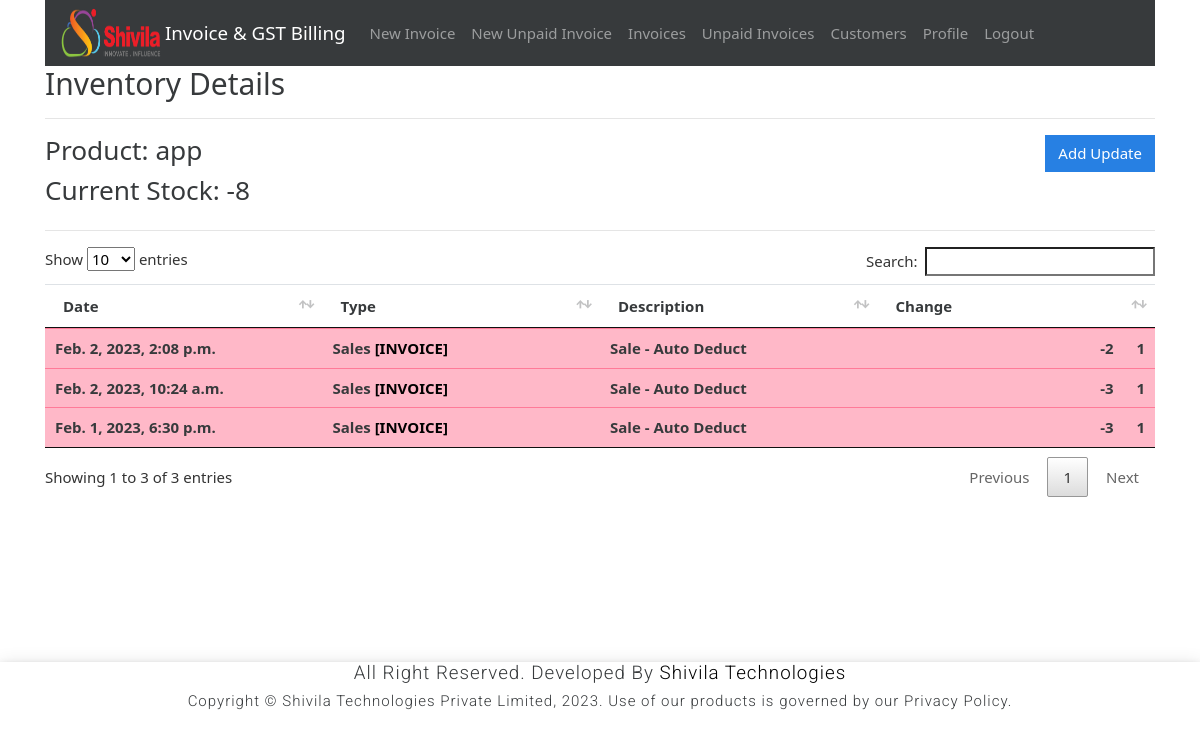
Screenshot of /inventory/7 (signed in) with the database file from the repository.
### gstbillingapp/models.py (models this page shows, shortened)
class Inventory(models.Model):
    user = models.ForeignKey(User, null=True, blank=True, on_delete=models.SET_NULL)
    product = models.ForeignKey(Product, null=True, blank=True, on_delete=models.SET_NULL)
    current_stock = models.IntegerField(default=0)
    alert_level = models.IntegerField(default=0)
    last_log = models.ForeignKey(InventoryLog, null=True, blank=True, default=None, on_delete=models.SET_NULL)

class Product(models.Model):
    user = models.ForeignKey(User, null=True, blank=True, on_delete=models.SET_NULL)
    product_name = models.CharField(max_length=200)
    product_hsn = models.CharField(max_length=50, null=True, blank=True)
    product_unit = models.CharField(max_length=50)
    product_gst_percentage = models.FloatField()
    product_rate_with_gst = models.FloatField()
    def __str__(self):
        return str(self.product_name)

class InventoryLog(models.Model):
    user = models.ForeignKey(User, null=True, blank=True, on_delete=models.SET_NULL)
    product = models.ForeignKey(Product, null=True, blank=True, on_delete=models.SET_NULL)
    date = models.DateTimeField(default=datetime.now, blank=True, null=True)
    last_modified = models.DateTimeField(auto_now=True)
    change = models.IntegerField(default=0)
    CHANGE_TYPES = [
        (0, 'Other'),
        (1, 'Purchase'),
        (2, 'Production'),
        (4, 'Sales'),
    ]
    change_type = models.IntegerField(choices=CHANGE_TYPES, default=0)
    associated_invoice = models.ForeignKey(Invoice, blank=True, null=True, default=None, on_delete=models.SET_NULL)
    description = models.TextField(max_length=600, blank=True, null=True)

### gstbillingapp/views.py (the view)
# urls.py: path('inventory/<int:inventory_id>', views.inventory_logs, name='inventory_logs'),
@login_required
def inventory_logs(request, inventory_id):
    context = {}
    inventory = get_object_or_404(Inventory, id=inventory_id, user=request.user)
    inventory_logs = InventoryLog.objects.filter(user=request.user, product=inventory.product).order_by('-id')
    context['inventory'] = inventory
    context['inventory_logs'] = inventory_logs
    return render(request, 'gstbillingapp/inventory_logs.html', context)

### gstbillingapp/templates/gstbillingapp/inventory_logs.html (shortened to what this page needs)
{% extends "gstbillingapp/base.html" %}
{% load static %}
{% block content %}
<h2>Inventory Details</h2>
<hr>
<div class="row">
	<div class="col">
		<h3>Product: {{inventory.product}}</h3>
		<h3>Current Stock: {{inventory.current_stock}}</h3>
	</div>
	<div class="col">
		<a href="{% url 'inventory_logs_add' inventory.id %}" id="add_customer_btn"><button type="button" class="btn btn-primary">Add Update</button></a>
	</div>
</div>
<hr>
<table class="table table-hover font-weight-bold" id="inventory-logs-table">
	<thead>
		<tr>
			<th>Date</th>
			<th>Type</th>
			<th>Description</th>
			<th>Change</th>
		</tr>
	</thead>
	<tbody class="two-col-form">
		{% for item in inventory_logs %}
		<tr class="{% if item.change < 0 %}table-danger{% else %}table-success{%endif%}">
			<td>{{item.date}}</td>
			<td>{{item.get_change_type_display}} {% if item.associated_invoice %}<a href="{% url 'invoice_viewer' item.associated_invoice.id %}">[INVOICE]</a>{% endif %}</td>
			<td>{{item.description}}</td>
			<td class="text-right">{{item.change}} &emsp; {{inventory.product.product_unit}}</td>
		{% endfor %}
	</tbody>
</table>
{% endblock %}

### gstbillingapp/static/gstbillingapp/main.css (style rules this page uses)
.two-col-form td, .two-col-form th { width: 25%; }
#add_customer_btn, #add_product_btn { float: right; }

### gstbillingapp/templates/gstbillingapp/base.html (style rules this page uses)
a { text-decoration: none; color: black; }

### rows the page displays
Inventory: product "app", current_stock "-8", product.product_unit "1"
InventoryLog: date "Feb. 2, 2023, 2:08 p.m.", change_type "Sales", shows "[INVOICE]", description "Sale - Auto Deduct", change "-2"
InventoryLog: date "Feb. 2, 2023, 10:24 a.m.", change_type "Sales", shows "[INVOICE]", description "Sale - Auto Deduct", change "-3"
InventoryLog: date "Feb. 1, 2023, 6:30 p.m.", change_type "Sales", shows "[INVOICE]", description "Sale - Auto Deduct", change "-3"
